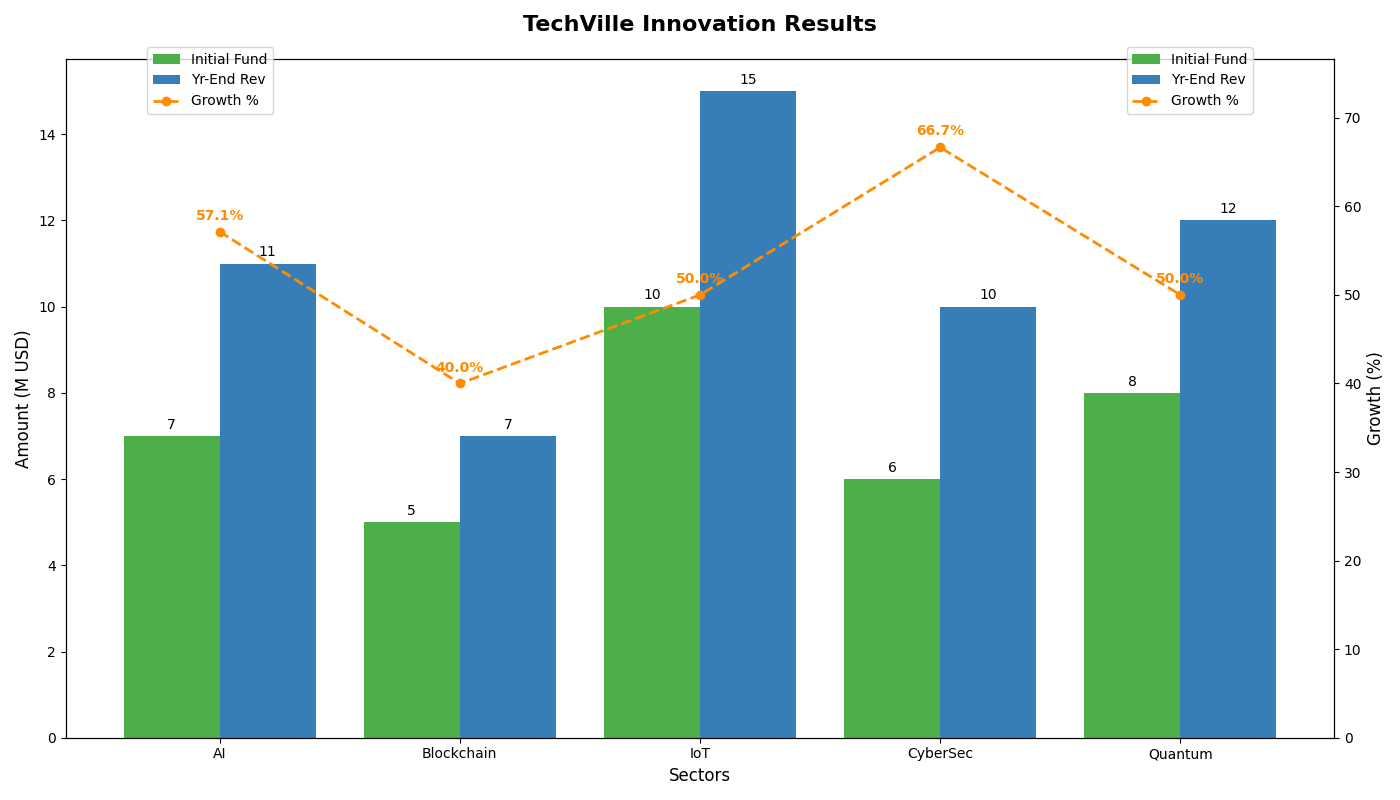

The Python source for this figure:
import matplotlib.pyplot as plt
import numpy as np

sectors = ["AI", "Blockchain", "IoT", "CyberSec", "Quantum"]

initial_funding = [7, 5, 10, 6, 8]  
year_end_revenue = [11, 7, 15, 10, 12]  

growth_percentage = [(rev - init) / init * 100 for init, rev in zip(initial_funding, year_end_revenue)]

fig, ax = plt.subplots(figsize=(14, 8))

bars_initial = ax.bar(np.arange(len(sectors)) - 0.2, initial_funding, width=0.4, label='Initial Fund', color='#4daf4a')
bars_revenue = ax.bar(np.arange(len(sectors)) + 0.2, year_end_revenue, width=0.4, label='Yr-End Rev', color='#377eb8')

ax.set_title('TechVille Innovation Results', fontsize=16, fontweight='bold', pad=20)
ax.set_xlabel('Sectors', fontsize=12)
ax.set_ylabel('Amount (M USD)', fontsize=12)
ax.set_xticks(np.arange(len(sectors)))
ax.set_xticklabels(sectors)

ax.bar_label(bars_initial, padding=3, fontsize=10)
ax.bar_label(bars_revenue, padding=3, fontsize=10)

ax2 = ax.twinx()
ax2.plot(np.arange(len(sectors)), growth_percentage, color='darkorange', marker='o', linestyle='--', linewidth=2, label='Growth %')
ax2.set_ylabel('Growth (%)', fontsize=12)
ax2.set_ylim(0, max(growth_percentage) + 10)

for i, gp in enumerate(growth_percentage):
    ax2.text(i, gp + 1, f'{gp:.1f}%', ha='center', va='bottom', color='darkorange', fontsize=10, fontweight='bold')

fig.legend(loc='upper left', bbox_to_anchor=(0.1, 0.95), fontsize=10)
fig.legend(loc='upper right', bbox_to_anchor=(0.9, 0.95), fontsize=10)

plt.tight_layout()
plt.show()
